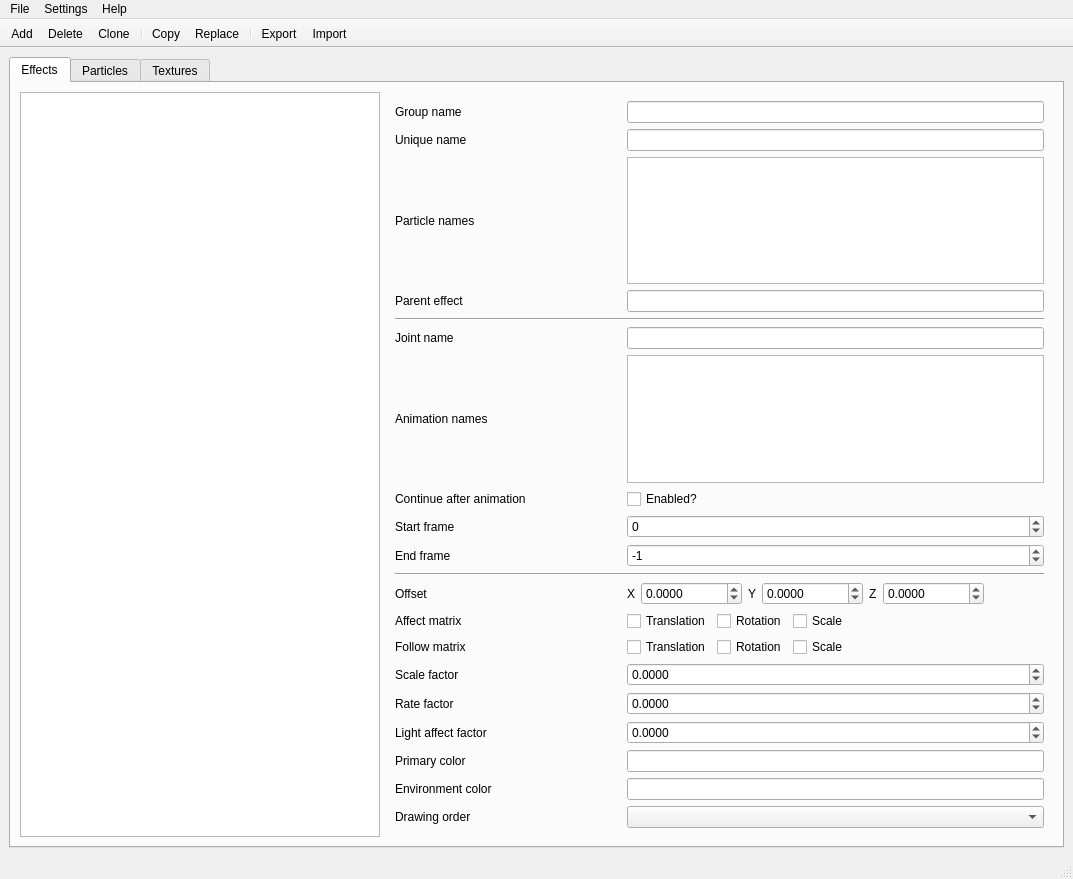
<?xml version="1.0" encoding="UTF-8"?>
<ui version="4.0">
 <class>MainWindow</class>
 <widget class="QMainWindow" name="MainWindow">
  <property name="geometry">
   <rect>
    <x>0</x>
    <y>0</y>
    <width>1073</width>
    <height>879</height>
   </rect>
  </property>
  <property name="windowTitle">
   <string>pygapa -- by Aurum</string>
  </property>
  <property name="animated">
   <bool>true</bool>
  </property>
  <widget class="QWidget" name="centralwidget">
   <property name="enabled">
    <bool>true</bool>
   </property>
   <layout class="QGridLayout" name="gridLayout">
    <item row="0" column="0">
     <widget class="QTabWidget" name="tabContents">
      <property name="autoFillBackground">
       <bool>false</bool>
      </property>
      <property name="locale">
       <locale language="English" country="UnitedStates"/>
      </property>
      <property name="currentIndex">
       <number>0</number>
      </property>
      <widget class="QWidget" name="tabEffects">
       <attribute name="title">
        <string>Effects</string>
       </attribute>
       <layout class="QGridLayout" name="gridLayout_2" columnstretch="4,0">
        <item row="0" column="0">
         <widget class="QListWidget" name="listEffects">
          <property name="sizePolicy">
           <sizepolicy hsizetype="Maximum" vsizetype="Expanding">
            <horstretch>0</horstretch>
            <verstretch>0</verstretch>
           </sizepolicy>
          </property>
          <property name="minimumSize">
           <size>
            <width>360</width>
            <height>0</height>
           </size>
          </property>
          <property name="locale">
           <locale language="English" country="UnitedStates"/>
          </property>
          <property name="selectionMode">
           <enum>QAbstractItemView::ExtendedSelection</enum>
          </property>
         </widget>
        </item>
        <item row="0" column="1">
         <widget class="QWidget" name="widgetEffects" native="true">
          <property name="sizePolicy">
           <sizepolicy hsizetype="Preferred" vsizetype="Preferred">
            <horstretch>0</horstretch>
            <verstretch>0</verstretch>
           </sizepolicy>
          </property>
          <property name="locale">
           <locale language="English" country="UnitedStates"/>
          </property>
          <layout class="QGridLayout" name="gridLayout_6">
           <item row="0" column="0">
            <layout class="QGridLayout" name="gridEffect" columnstretch="1,2">
             <property name="horizontalSpacing">
              <number>24</number>
             </property>
             <item row="9" column="0">
              <widget class="QLabel" name="labelEffectStartFrame">
               <property name="locale">
                <locale language="English" country="UnitedStates"/>
               </property>
               <property name="text">
                <string>Start frame</string>
               </property>
              </widget>
             </item>
             <item row="1" column="1">
              <widget class="QLineEdit" name="textEffectUniqueName">
               <property name="locale">
                <locale language="English" country="UnitedStates"/>
               </property>
              </widget>
             </item>
             <item row="3" column="0">
              <widget class="QLabel" name="labelEffectParentName">
               <property name="locale">
                <locale language="English" country="UnitedStates"/>
               </property>
               <property name="text">
                <string>Parent effect</string>
               </property>
              </widget>
             </item>
             <item row="1" column="0">
              <widget class="QLabel" name="labelEffectUniqueName">
               <property name="locale">
                <locale language="English" country="UnitedStates"/>
               </property>
               <property name="text">
                <string>Unique name</string>
               </property>
              </widget>
             </item>
             <item row="16" column="1">
              <widget class="QWidget" name="widgetEffectAffect" native="true">
               <property name="locale">
                <locale language="English" country="UnitedStates"/>
               </property>
               <layout class="QHBoxLayout" name="horizontalLayout">
                <property name="spacing">
                 <number>6</number>
                </property>
                <property name="leftMargin">
                 <number>0</number>
                </property>
                <property name="topMargin">
                 <number>0</number>
                </property>
                <property name="rightMargin">
                 <number>0</number>
                </property>
                <property name="bottomMargin">
                 <number>0</number>
                </property>
                <item>
                 <widget class="QCheckBox" name="checkEffectAffectT">
                  <property name="locale">
                   <locale language="English" country="UnitedStates"/>
                  </property>
                  <property name="text">
                   <string>Translation</string>
                  </property>
                 </widget>
                </item>
                <item>
                 <widget class="QCheckBox" name="checkEffectAffectR">
                  <property name="locale">
                   <locale language="English" country="UnitedStates"/>
                  </property>
                  <property name="text">
                   <string>Rotation</string>
                  </property>
                 </widget>
                </item>
                <item>
                 <widget class="QCheckBox" name="checkEffectAffectS">
                  <property name="locale">
                   <locale language="English" country="UnitedStates"/>
                  </property>
                  <property name="text">
                   <string>Scale</string>
                  </property>
                 </widget>
                </item>
                <item>
                 <spacer name="horizontalSpacer">
                  <property name="locale">
                   <locale language="English" country="UnitedStates"/>
                  </property>
                  <property name="orientation">
                   <enum>Qt::Horizontal</enum>
                  </property>
                  <property name="sizeHint" stdset="0">
                   <size>
                    <width>40</width>
                    <height>20</height>
                   </size>
                  </property>
                 </spacer>
                </item>
               </layout>
              </widget>
             </item>
             <item row="8" column="0">
              <widget class="QLabel" name="labelEffectContinueAnimEnd">
               <property name="locale">
                <locale language="English" country="UnitedStates"/>
               </property>
               <property name="text">
                <string>Continue after animation</string>
               </property>
              </widget>
             </item>
             <item row="17" column="1">
              <widget class="QWidget" name="widgetEffectFollow" native="true">
               <property name="locale">
                <locale language="English" country="UnitedStates"/>
               </property>
               <layout class="QHBoxLayout" name="horizontalLayout_2">
                <property name="spacing">
                 <number>6</number>
                </property>
                <property name="leftMargin">
                 <number>0</number>
                </property>
                <property name="topMargin">
                 <number>0</number>
                </property>
                <property name="rightMargin">
                 <number>0</number>
                </property>
                <property name="bottomMargin">
                 <number>0</number>
                </property>
                <item>
                 <widget class="QCheckBox" name="checkEffectFollowT">
                  <property name="locale">
                   <locale language="English" country="UnitedStates"/>
                  </property>
                  <property name="text">
                   <string>Translation</string>
                  </property>
                 </widget>
                </item>
                <item>
                 <widget class="QCheckBox" name="checkEffectFollowR">
                  <property name="locale">
                   <locale language="English" country="UnitedStates"/>
                  </property>
                  <property name="text">
                   <string>Rotation</string>
                  </property>
                 </widget>
                </item>
                <item>
                 <widget class="QCheckBox" name="checkEffectFollowS">
                  <property name="locale">
                   <locale language="English" country="UnitedStates"/>
                  </property>
                  <property name="text">
                   <string>Scale</string>
                  </property>
                 </widget>
                </item>
                <item>
                 <spacer name="horizontalSpacer_2">
                  <property name="locale">
                   <locale language="English" country="UnitedStates"/>
                  </property>
                  <property name="orientation">
                   <enum>Qt::Horizontal</enum>
                  </property>
                  <property name="sizeHint" stdset="0">
                   <size>
                    <width>40</width>
                    <height>20</height>
                   </size>
                  </property>
                 </spacer>
                </item>
               </layout>
              </widget>
             </item>
             <item row="20" column="1">
              <widget class="QDoubleSpinBox" name="spinnerEffectLightAffectValue">
               <property name="locale">
                <locale language="English" country="UnitedStates"/>
               </property>
               <property name="decimals">
                <number>4</number>
               </property>
               <property name="minimum">
                <double>-999999.999900000053458</double>
               </property>
               <property name="maximum">
                <double>999999.999900000053458</double>
               </property>
              </widget>
             </item>
             <item row="19" column="0">
              <widget class="QLabel" name="labelEffectRateValue">
               <property name="locale">
                <locale language="English" country="UnitedStates"/>
               </property>
               <property name="text">
                <string>Rate factor</string>
               </property>
              </widget>
             </item>
             <item row="24" column="0">
              <widget class="QLabel" name="labelEffectDrawOrder">
               <property name="locale">
                <locale language="English" country="UnitedStates"/>
               </property>
               <property name="text">
                <string>Drawing order</string>
               </property>
              </widget>
             </item>
             <item row="6" column="0">
              <widget class="QLabel" name="labelEffectJointName">
               <property name="locale">
                <locale language="English" country="UnitedStates"/>
               </property>
               <property name="text">
                <string>Joint name</string>
               </property>
              </widget>
             </item>
             <item row="21" column="0">
              <widget class="QLabel" name="labelEffectPrmColor">
               <property name="locale">
                <locale language="English" country="UnitedStates"/>
               </property>
               <property name="text">
                <string>Primary color</string>
               </property>
              </widget>
             </item>
             <item row="16" column="0">
              <widget class="QLabel" name="labelEffectAffect">
               <property name="locale">
                <locale language="English" country="UnitedStates"/>
               </property>
               <property name="text">
                <string>Affect matrix</string>
               </property>
              </widget>
             </item>
             <item row="17" column="0">
              <widget class="QLabel" name="labelEffectFollow">
               <property name="locale">
                <locale language="English" country="UnitedStates"/>
               </property>
               <property name="text">
                <string>Follow matrix</string>
               </property>
              </widget>
             </item>
             <item row="18" column="0">
              <widget class="QLabel" name="labelEffectScaleValue">
               <property name="locale">
                <locale language="English" country="UnitedStates"/>
               </property>
               <property name="text">
                <string>Scale factor</string>
               </property>
              </widget>
             </item>
             <item row="7" column="1">
              <widget class="QPlainTextEdit" name="textEffectAnimName"/>
             </item>
             <item row="0" column="0">
              <widget class="QLabel" name="labelEffectGroupName">
               <property name="sizePolicy">
                <sizepolicy hsizetype="Preferred" vsizetype="Preferred">
                 <horstretch>0</horstretch>
                 <verstretch>0</verstretch>
                </sizepolicy>
               </property>
               <property name="locale">
                <locale language="English" country="UnitedStates"/>
               </property>
               <property name="text">
                <string>Group name</string>
               </property>
              </widget>
             </item>
             <item row="0" column="1">
              <widget class="QLineEdit" name="textEffectGroupName">
               <property name="sizePolicy">
                <sizepolicy hsizetype="Expanding" vsizetype="Fixed">
                 <horstretch>0</horstretch>
                 <verstretch>0</verstretch>
                </sizepolicy>
               </property>
               <property name="locale">
                <locale language="English" country="UnitedStates"/>
               </property>
              </widget>
             </item>
             <item row="7" column="0">
              <widget class="QLabel" name="labelEffectAnimName">
               <property name="locale">
                <locale language="English" country="UnitedStates"/>
               </property>
               <property name="text">
                <string>Animation names</string>
               </property>
              </widget>
             </item>
             <item row="25" column="0">
              <spacer name="verticalSpacer">
               <property name="locale">
                <locale language="English" country="UnitedStates"/>
               </property>
               <property name="orientation">
                <enum>Qt::Vertical</enum>
               </property>
               <property name="sizeHint" stdset="0">
                <size>
                 <width>20</width>
                 <height>40</height>
                </size>
               </property>
              </spacer>
             </item>
             <item row="20" column="0">
              <widget class="QLabel" name="labelEffectLightAffectValue">
               <property name="locale">
                <locale language="English" country="UnitedStates"/>
               </property>
               <property name="text">
                <string>Light affect factor</string>
               </property>
              </widget>
             </item>
             <item row="8" column="1">
              <widget class="QCheckBox" name="checkEffectContinueAnimEnd">
               <property name="locale">
                <locale language="English" country="UnitedStates"/>
               </property>
               <property name="text">
                <string>Enabled?</string>
               </property>
              </widget>
             </item>
             <item row="3" column="1">
              <widget class="QLineEdit" name="textEffectParentName">
               <property name="locale">
                <locale language="English" country="UnitedStates"/>
               </property>
              </widget>
             </item>
             <item row="24" column="1">
              <widget class="QComboBox" name="comboEffectDrawOrder">
               <property name="locale">
                <locale language="English" country="UnitedStates"/>
               </property>
              </widget>
             </item>
             <item row="22" column="0">
              <widget class="QLabel" name="labelEffectEnvColor">
               <property name="locale">
                <locale language="English" country="UnitedStates"/>
               </property>
               <property name="text">
                <string>Environment color</string>
               </property>
              </widget>
             </item>
             <item row="18" column="1">
              <widget class="QDoubleSpinBox" name="spinnerEffectScaleValue">
               <property name="locale">
                <locale language="English" country="UnitedStates"/>
               </property>
               <property name="decimals">
                <number>4</number>
               </property>
               <property name="minimum">
                <double>-999999.999900000053458</double>
               </property>
               <property name="maximum">
                <double>999999.999900000053458</double>
               </property>
              </widget>
             </item>
             <item row="19" column="1">
              <widget class="QDoubleSpinBox" name="spinnerEffectRateValue">
               <property name="locale">
                <locale language="English" country="UnitedStates"/>
               </property>
               <property name="decimals">
                <number>4</number>
               </property>
               <property name="minimum">
                <double>-999999.999900000053458</double>
               </property>
               <property name="maximum">
                <double>999999.999900000053458</double>
               </property>
              </widget>
             </item>
             <item row="13" column="0">
              <widget class="QLabel" name="labelEffectOffset">
               <property name="text">
                <string>Offset</string>
               </property>
              </widget>
             </item>
             <item row="22" column="1">
              <widget class="QLineEdit" name="textEffectEnvColor">
               <property name="locale">
                <locale language="English" country="UnitedStates"/>
               </property>
              </widget>
             </item>
             <item row="21" column="1">
              <widget class="QLineEdit" name="textEffectPrmColor">
               <property name="locale">
                <locale language="English" country="UnitedStates"/>
               </property>
              </widget>
             </item>
             <item row="13" column="1">
              <widget class="QWidget" name="widgetEffectOffset" native="true">
               <layout class="QHBoxLayout" name="horizontalLayout_3">
                <property name="leftMargin">
                 <number>0</number>
                </property>
                <property name="topMargin">
                 <number>0</number>
                </property>
                <property name="rightMargin">
                 <number>0</number>
                </property>
                <property name="bottomMargin">
                 <number>0</number>
                </property>
                <item>
                 <widget class="QLabel" name="labelEffectOffsetX">
                  <property name="locale">
                   <locale language="English" country="UnitedStates"/>
                  </property>
                  <property name="text">
                   <string>X</string>
                  </property>
                 </widget>
                </item>
                <item>
                 <widget class="QDoubleSpinBox" name="spinnerEffectOffsetX">
                  <property name="locale">
                   <locale language="English" country="UnitedStates"/>
                  </property>
                  <property name="decimals">
                   <number>4</number>
                  </property>
                  <property name="minimum">
                   <double>-999999.999900000053458</double>
                  </property>
                  <property name="maximum">
                   <double>999999.999900000053458</double>
                  </property>
                 </widget>
                </item>
                <item>
                 <widget class="QLabel" name="labelEffectOffsetY">
                  <property name="locale">
                   <locale language="English" country="UnitedStates"/>
                  </property>
                  <property name="text">
                   <string>Y</string>
                  </property>
                 </widget>
                </item>
                <item>
                 <widget class="QDoubleSpinBox" name="spinnerEffectOffsetY">
                  <property name="locale">
                   <locale language="English" country="UnitedStates"/>
                  </property>
                  <property name="decimals">
                   <number>4</number>
                  </property>
                  <property name="minimum">
                   <double>-999999.999900000053458</double>
                  </property>
                  <property name="maximum">
                   <double>999999.999900000053458</double>
                  </property>
                  <property name="value">
                   <double>0.000000000000000</double>
                  </property>
                 </widget>
                </item>
                <item>
                 <widget class="QLabel" name="labelEffectOffsetZ">
                  <property name="locale">
                   <locale language="English" country="UnitedStates"/>
                  </property>
                  <property name="text">
                   <string>Z</string>
                  </property>
                 </widget>
                </item>
                <item>
                 <widget class="QDoubleSpinBox" name="spinnerEffectOffsetZ">
                  <property name="locale">
                   <locale language="English" country="UnitedStates"/>
                  </property>
                  <property name="decimals">
                   <number>4</number>
                  </property>
                  <property name="minimum">
                   <double>-999999.999900000053458</double>
                  </property>
                  <property name="maximum">
                   <double>999999.999900000053458</double>
                  </property>
                 </widget>
                </item>
                <item>
                 <spacer name="horizontalSpacer_3">
                  <property name="orientation">
                   <enum>Qt::Horizontal</enum>
                  </property>
                  <property name="sizeHint" stdset="0">
                   <size>
                    <width>40</width>
                    <height>20</height>
                   </size>
                  </property>
                 </spacer>
                </item>
               </layout>
              </widget>
             </item>
             <item row="10" column="0">
              <widget class="QLabel" name="labelEffectEndFrame">
               <property name="locale">
                <locale language="English" country="UnitedStates"/>
               </property>
               <property name="text">
                <string>End frame</string>
               </property>
              </widget>
             </item>
             <item row="9" column="1">
              <widget class="QSpinBox" name="spinnerEffectStartFrame">
               <property name="locale">
                <locale language="English" country="UnitedStates"/>
               </property>
               <property name="minimum">
                <number>-2147483647</number>
               </property>
               <property name="maximum">
                <number>2147483647</number>
               </property>
              </widget>
             </item>
             <item row="10" column="1">
              <widget class="QSpinBox" name="spinnerEffectEndFrame">
               <property name="locale">
                <locale language="English" country="UnitedStates"/>
               </property>
               <property name="minimum">
                <number>-2147483647</number>
               </property>
               <property name="maximum">
                <number>2147483647</number>
               </property>
               <property name="value">
                <number>-1</number>
               </property>
              </widget>
             </item>
             <item row="2" column="1">
              <widget class="QPlainTextEdit" name="textEffectEffectName"/>
             </item>
             <item row="6" column="1">
              <widget class="QLineEdit" name="textEffectJointName">
               <property name="locale">
                <locale language="English" country="UnitedStates"/>
               </property>
              </widget>
             </item>
             <item row="2" column="0">
              <widget class="QLabel" name="labelEffectParticleName">
               <property name="locale">
                <locale language="English" country="UnitedStates"/>
               </property>
               <property name="text">
                <string>Particle names</string>
               </property>
              </widget>
             </item>
             <item row="5" column="0" colspan="2">
              <widget class="Line" name="line_2">
               <property name="orientation">
                <enum>Qt::Horizontal</enum>
               </property>
              </widget>
             </item>
             <item row="11" column="0" colspan="2">
              <widget class="Line" name="line_3">
               <property name="orientation">
                <enum>Qt::Horizontal</enum>
               </property>
              </widget>
             </item>
            </layout>
           </item>
          </layout>
         </widget>
        </item>
       </layout>
      </widget>
      <widget class="QWidget" name="tabParticles">
       <attribute name="title">
        <string>Particles</string>
       </attribute>
       <layout class="QGridLayout" name="gridLayout_3" columnstretch="4,0">
        <item row="0" column="0">
         <widget class="QListWidget" name="listParticles">
          <property name="sizePolicy">
           <sizepolicy hsizetype="Maximum" vsizetype="Expanding">
            <horstretch>0</horstretch>
            <verstretch>0</verstretch>
           </sizepolicy>
          </property>
          <property name="minimumSize">
           <size>
            <width>360</width>
            <height>0</height>
           </size>
          </property>
          <property name="locale">
           <locale language="English" country="UnitedStates"/>
          </property>
          <property name="selectionMode">
           <enum>QAbstractItemView::ExtendedSelection</enum>
          </property>
         </widget>
        </item>
        <item row="0" column="1">
         <widget class="QWidget" name="widgetParticles" native="true">
          <property name="locale">
           <locale language="English" country="UnitedStates"/>
          </property>
          <layout class="QGridLayout" name="gridLayout_7">
           <item row="2" column="0">
            <widget class="QScrollArea" name="scrollArea">
             <property name="minimumSize">
              <size>
               <width>0</width>
               <height>400</height>
              </size>
             </property>
             <property name="widgetResizable">
              <bool>true</bool>
             </property>
             <widget class="QWidget" name="scrollAreaWidgetContents">
              <property name="geometry">
               <rect>
                <x>0</x>
                <y>0</y>
                <width>645</width>
                <height>398</height>
               </rect>
              </property>
             </widget>
            </widget>
           </item>
           <item row="0" column="0">
            <layout class="QGridLayout" name="gridLayout_5" rowstretch="0,0,0,0,0" columnstretch="1,2">
             <property name="horizontalSpacing">
              <number>24</number>
             </property>
             <property name="verticalSpacing">
              <number>6</number>
             </property>
             <item row="3" column="0">
              <widget class="QLabel" name="labelParticleTextures">
               <property name="locale">
                <locale language="English" country="UnitedStates"/>
               </property>
               <property name="text">
                <string>Textures</string>
               </property>
              </widget>
             </item>
             <item row="2" column="0">
              <widget class="QLabel" name="labelParticleName">
               <property name="locale">
                <locale language="English" country="UnitedStates"/>
               </property>
               <property name="text">
                <string>Name</string>
               </property>
              </widget>
             </item>
             <item row="0" column="0" colspan="2">
              <widget class="QLabel" name="labelParticleInfo">
               <property name="palette">
                <palette>
                 <active>
                  <colorrole role="WindowText">
                   <brush brushstyle="SolidPattern">
                    <color alpha="255">
                     <red>255</red>
                     <green>0</green>
                     <blue>0</blue>
                    </color>
                   </brush>
                  </colorrole>
                 </active>
                 <inactive>
                  <colorrole role="WindowText">
                   <brush brushstyle="SolidPattern">
                    <color alpha="255">
                     <red>255</red>
                     <green>0</green>
                     <blue>0</blue>
                    </color>
                   </brush>
                  </colorrole>
                 </inactive>
                 <disabled>
                  <colorrole role="WindowText">
                   <brush brushstyle="SolidPattern">
                    <color alpha="255">
                     <red>120</red>
                     <green>120</green>
                     <blue>120</blue>
                    </color>
                   </brush>
                  </colorrole>
                 </disabled>
                </palette>
               </property>
               <property name="locale">
                <locale language="English" country="UnitedStates"/>
               </property>
               <property name="text">
                <string>All particles are automatically sorted when saved as the game performs binary search.</string>
               </property>
              </widget>
             </item>
             <item row="4" column="1">
              <widget class="QTreeWidget" name="treeParticleBlocks">
               <property name="locale">
                <locale language="English" country="UnitedStates"/>
               </property>
               <attribute name="headerVisible">
                <bool>false</bool>
               </attribute>
               <column>
                <property name="text">
                 <string notr="true">1</string>
                </property>
               </column>
              </widget>
             </item>
             <item row="3" column="1">
              <widget class="QPlainTextEdit" name="textParticleTextures">
               <property name="locale">
                <locale language="English" country="UnitedStates"/>
               </property>
              </widget>
             </item>
             <item row="4" column="0">
              <widget class="QLabel" name="labelParticleBlocks">
               <property name="locale">
                <locale language="English" country="UnitedStates"/>
               </property>
               <property name="text">
                <string>Blocks</string>
               </property>
              </widget>
             </item>
             <item row="1" column="0" colspan="2">
              <widget class="Line" name="line">
               <property name="locale">
                <locale language="English" country="UnitedStates"/>
               </property>
               <property name="orientation">
                <enum>Qt::Horizontal</enum>
               </property>
              </widget>
             </item>
             <item row="2" column="1">
              <widget class="QLineEdit" name="textParticleName">
               <property name="locale">
                <locale language="English" country="UnitedStates"/>
               </property>
              </widget>
             </item>
            </layout>
           </item>
           <item row="1" column="0">
            <widget class="Line" name="line_4">
             <property name="orientation">
              <enum>Qt::Horizontal</enum>
             </property>
            </widget>
           </item>
          </layout>
         </widget>
        </item>
       </layout>
      </widget>
      <widget class="QWidget" name="tabTextures">
       <attribute name="title">
        <string>Textures</string>
       </attribute>
       <layout class="QGridLayout" name="gridTextures">
        <item row="0" column="0">
         <widget class="QListWidget" name="listTextures">
          <property name="sizePolicy">
           <sizepolicy hsizetype="Expanding" vsizetype="Expanding">
            <horstretch>0</horstretch>
            <verstretch>0</verstretch>
           </sizepolicy>
          </property>
          <property name="selectionMode">
           <enum>QAbstractItemView::ExtendedSelection</enum>
          </property>
         </widget>
        </item>
       </layout>
      </widget>
     </widget>
    </item>
   </layout>
  </widget>
  <widget class="QMenuBar" name="menubar">
   <property name="geometry">
    <rect>
     <x>0</x>
     <y>0</y>
     <width>1073</width>
     <height>21</height>
    </rect>
   </property>
   <widget class="QMenu" name="menuFile">
    <property name="title">
     <string>File</string>
    </property>
    <addaction name="actionOpen"/>
    <addaction name="actionSave"/>
    <addaction name="actionSaveAs"/>
    <addaction name="separator"/>
    <addaction name="actionExit"/>
   </widget>
   <widget class="QMenu" name="menuHelp">
    <property name="title">
     <string>Help</string>
    </property>
    <addaction name="actionAbout"/>
   </widget>
   <widget class="QMenu" name="menuSettings">
    <property name="title">
     <string>Settings</string>
    </property>
    <addaction name="actionPreferences"/>
   </widget>
   <addaction name="menuFile"/>
   <addaction name="menuSettings"/>
   <addaction name="menuHelp"/>
  </widget>
  <widget class="QToolBar" name="toolBar">
   <property name="windowTitle">
    <string>toolBar</string>
   </property>
   <property name="movable">
    <bool>false</bool>
   </property>
   <property name="floatable">
    <bool>false</bool>
   </property>
   <attribute name="toolBarArea">
    <enum>TopToolBarArea</enum>
   </attribute>
   <attribute name="toolBarBreak">
    <bool>false</bool>
   </attribute>
   <addaction name="actionToolAdd"/>
   <addaction name="actionToolDelete"/>
   <addaction name="actionToolClone"/>
   <addaction name="separator"/>
   <addaction name="actionToolCopy"/>
   <addaction name="actionToolReplace"/>
   <addaction name="separator"/>
   <addaction name="actionToolExport"/>
   <addaction name="actionToolImport"/>
  </widget>
  <widget class="QStatusBar" name="statusBar">
   <property name="locale">
    <locale language="English" country="UnitedStates"/>
   </property>
  </widget>
  <action name="actionOpen">
   <property name="icon">
    <iconset>
     <normaloff>File-explorer16.png</normaloff>File-explorer16.png</iconset>
   </property>
   <property name="text">
    <string>Open</string>
   </property>
   <property name="shortcut">
    <string>Ctrl+O</string>
   </property>
  </action>
  <action name="actionSave">
   <property name="icon">
    <iconset>
     <normaloff>Save16.png</normaloff>Save16.png</iconset>
   </property>
   <property name="text">
    <string>Save</string>
   </property>
   <property name="shortcut">
    <string>Ctrl+S</string>
   </property>
  </action>
  <action name="actionSaveAs">
   <property name="icon">
    <iconset>
     <normaloff>Save-as16.png</normaloff>Save-as16.png</iconset>
   </property>
   <property name="text">
    <string>Save as</string>
   </property>
   <property name="shortcut">
    <string>Ctrl+Alt+S</string>
   </property>
  </action>
  <action name="actionExit">
   <property name="text">
    <string>Exit</string>
   </property>
  </action>
  <action name="actionToolExport">
   <property name="icon">
    <iconset>
     <normaloff>export16.png</normaloff>export16.png</iconset>
   </property>
   <property name="text">
    <string>Export</string>
   </property>
   <property name="shortcut">
    <string>Ctrl+E</string>
   </property>
  </action>
  <action name="actionToolImport">
   <property name="icon">
    <iconset>
     <normaloff>import16.png</normaloff>import16.png</iconset>
   </property>
   <property name="text">
    <string>Import</string>
   </property>
   <property name="shortcut">
    <string>Ctrl+I</string>
   </property>
  </action>
  <action name="actionToolAdd">
   <property name="icon">
    <iconset>
     <normaloff>Add-to-database16.png</normaloff>Add-to-database16.png</iconset>
   </property>
   <property name="text">
    <string>Add</string>
   </property>
   <property name="shortcut">
    <string>Ctrl+N</string>
   </property>
  </action>
  <action name="actionToolDelete">
   <property name="icon">
    <iconset>
     <normaloff>Remove-from-database16.png</normaloff>Remove-from-database16.png</iconset>
   </property>
   <property name="text">
    <string>Delete</string>
   </property>
   <property name="shortcut">
    <string>Del</string>
   </property>
   <property name="iconVisibleInMenu">
    <bool>true</bool>
   </property>
   <property name="shortcutVisibleInContextMenu">
    <bool>false</bool>
   </property>
  </action>
  <action name="actionToolClone">
   <property name="icon">
    <iconset>
     <normaloff>copy16.png</normaloff>copy16.png</iconset>
   </property>
   <property name="text">
    <string>Clone</string>
   </property>
  </action>
  <action name="actionToolCopy">
   <property name="icon">
    <iconset>
     <normaloff>documents16.png</normaloff>documents16.png</iconset>
   </property>
   <property name="text">
    <string>Copy</string>
   </property>
   <property name="shortcut">
    <string>Ctrl+C</string>
   </property>
  </action>
  <action name="actionToolReplace">
   <property name="icon">
    <iconset>
     <normaloff>Paste16.png</normaloff>Paste16.png</iconset>
   </property>
   <property name="text">
    <string>Replace</string>
   </property>
   <property name="shortcut">
    <string>Ctrl+V</string>
   </property>
  </action>
  <action name="actionAbout">
   <property name="icon">
    <iconset>
     <normaloff>info16.png</normaloff>info16.png</iconset>
   </property>
   <property name="text">
    <string>About</string>
   </property>
  </action>
  <action name="actionPreferences">
   <property name="icon">
    <iconset>
     <normaloff>configure16.png</normaloff>configure16.png</iconset>
   </property>
   <property name="text">
    <string>Preferences...</string>
   </property>
  </action>
 </widget>
 <resources/>
 <connections/>
</ui>
